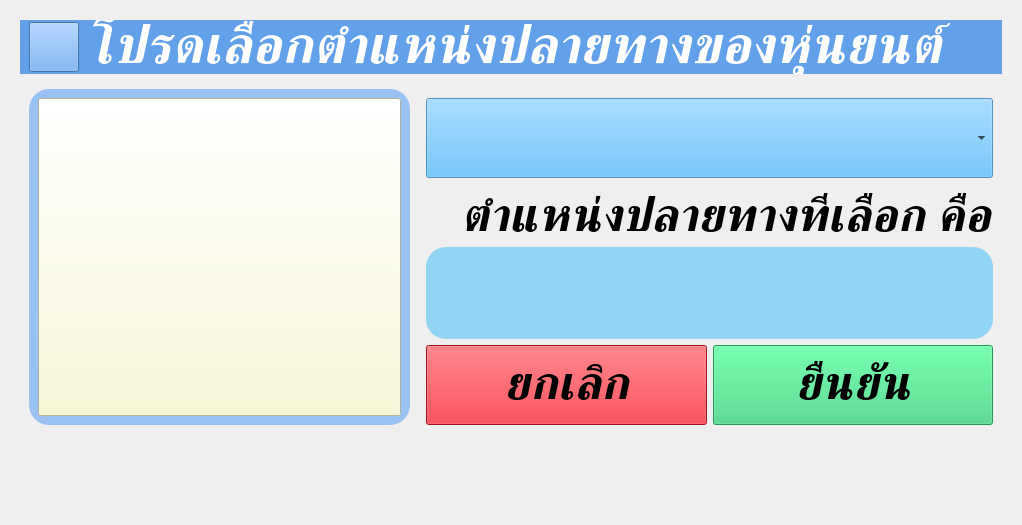
         <widget class="QWidget" name="location_page">
          <layout class="QGridLayout" name="gridLayout_4">
           <item row="0" column="0">
            <widget class="QFrame" name="frame_8">
             <layout class="QVBoxLayout" name="verticalLayout_2">
              <item>
               <widget class="QFrame" name="frame_10">
                <property name="styleSheet">
                 <string notr="true">color: rgb(255, 255, 255);
background-color: rgb(98, 160, 234);
</string>
                </property>
                <property name="frameShape">
                 <enum>QFrame::Shape::NoFrame</enum>
                </property>
                <layout class="QHBoxLayout" name="horizontalLayout_5">
                 <property name="topMargin">
                  <number>0</number>
                 </property>
                 <property name="bottomMargin">
                  <number>0</number>
                 </property>
                 <item>
                  <widget class="QPushButton" name="mpBacktoHomePageBtn">
                   <property name="minimumSize">
                    <size>
                     <width>50</width>
                     <height>50</height>
                    </size>
                   </property>
                   <property name="maximumSize">
                    <size>
                     <width>50</width>
                     <height>50</height>
                    </size>
                   </property>
                   <property name="text">
                    <string/>
                   </property>
                   <property name="icon">
                    <iconset resource="resources.qrc">
                     <normaloff>:/white/icons_white/font_awesome/solid/angle-left.png</normaloff>:/white/icons_white/font_awesome/solid/angle-left.png</iconset>
                   </property>
                   <property name="iconSize">
                    <size>
                     <width>40</width>
                     <height>40</height>
                    </size>
                   </property>
                  </widget>
                 </item>
                 <item>
                  <widget class="QLabel" name="label_2">
                   <property name="sizePolicy">
                    <sizepolicy hsizetype="Expanding" vsizetype="Preferred">
                     <horstretch>0</horstretch>
                     <verstretch>0</verstretch>
                    </sizepolicy>
                   </property>
                   <property name="font">
                    <font>
                     <family>Ubuntu Sans</family>
                     <pointsize>40</pointsize>
                     <italic>true</italic>
                     <bold>true</bold>
                    </font>
                   </property>
                   <property name="text">
                    <string>โปรดเลือกตำแหน่งปลายทางของหุ่นยนต์</string>
                   </property>
                  </widget>
                 </item>
                </layout>
               </widget>
              </item>
              <item>
               <widget class="QFrame" name="frame_11">
                <property name="sizePolicy">
                 <sizepolicy hsizetype="Preferred" vsizetype="Expanding">
                  <horstretch>0</horstretch>
                  <verstretch>0</verstretch>
                 </sizepolicy>
                </property>
                <layout class="QHBoxLayout" name="horizontalLayout_10">
                 <property name="spacing">
                  <number>6</number>
                 </property>
                 <property name="bottomMargin">
                  <number>80</number>
                 </property>
                 <item>
                  <widget class="QFrame" name="frame_12">
                   <property name="sizePolicy">
                    <sizepolicy hsizetype="Expanding" vsizetype="Preferred">
                     <horstretch>0</horstretch>
                     <verstretch>0</verstretch>
                    </sizepolicy>
                   </property>
                   <layout class="QGridLayout" name="gridLayout_2">
                    <property name="leftMargin">
                     <number>0</number>
                    </property>
                    <property name="topMargin">
                     <number>0</number>
                    </property>
                    <property name="rightMargin">
                     <number>0</number>
                    </property>
                    <property name="bottomMargin">
                     <number>0</number>
                    </property>
                    <item row="0" column="0">
                     <widget class="QGroupBox" name="groupBox">
                      <property name="styleSheet">
                       <string notr="true">QGroupBox{
	border-radius:20px;
	background-color: rgb(153, 193, 241);
}</string>
                      </property>
                      <property name="title">
                       <string/>
                      </property>
                      <layout class="QGridLayout" name="gridLayout_7">
                       <item row="0" column="0">
                        <widget class="QPushButton" name="pushButton_2">
                         <property name="sizePolicy">
                          <sizepolicy hsizetype="Expanding" vsizetype="Expanding">
                           <horstretch>0</horstretch>
                           <verstretch>0</verstretch>
                          </sizepolicy>
                         </property>
                         <property name="font">
                          <font>
                           <pointsize>100</pointsize>
                          </font>
                         </property>
                         <property name="styleSheet">
                          <string notr="true">background-color: rgb(249, 248, 207);</string>
                         </property>
                         <property name="text">
                          <string/>
                         </property>
                         <property name="icon">
                          <iconset resource="resources.qrc">
                           <normaloff>:/dock/Icons_dock/navigate1000_500.png</normaloff>:/dock/Icons_dock/navigate1000_500.png</iconset>
                         </property>
                         <property name="iconSize">
                          <size>
                           <width>1000</width>
                           <height>1000</height>
                          </size>
                         </property>
                        </widget>
                       </item>
                      </layout>
                     </widget>
                    </item>
                   </layout>
                  </widget>
                 </item>
                 <item>
                  <widget class="QFrame" name="frame_13">
                   <layout class="QVBoxLayout" name="verticalLayout_6">
                    <property name="leftMargin">
                     <number>10</number>
                    </property>
                    <property name="topMargin">
                     <number>0</number>
                    </property>
                    <property name="rightMargin">
                     <number>0</number>
                    </property>
                    <property name="bottomMargin">
                     <number>0</number>
                    </property>
                    <item>
                     <widget class="QFrame" name="frame_14">
                      <layout class="QHBoxLayout" name="horizontalLayout_11">
                       <property name="leftMargin">
                        <number>0</number>
                       </property>
                       <property name="rightMargin">
                        <number>0</number>
                       </property>
                       <item>
                        <widget class="QComboBox" name="mpTargetCmb">
                         <property name="sizePolicy">
                          <sizepolicy hsizetype="Preferred" vsizetype="Fixed">
                           <horstretch>0</horstretch>
                           <verstretch>0</verstretch>
                          </sizepolicy>
                         </property>
                         <property name="minimumSize">
                          <size>
                           <width>0</width>
                           <height>80</height>
                          </size>
                         </property>
                         <property name="font">
                          <font>
                           <pointsize>20</pointsize>
                          </font>
                         </property>
                         <property name="layoutDirection">
                          <enum>Qt::LayoutDirection::LeftToRight</enum>
                         </property>
                         <property name="styleSheet">
                          <string notr="true">background-color: rgba(73, 175, 245, 202);</string>
                         </property>
                         <property name="minimumContentsLength">
                          <number>0</number>
                         </property>
                         <property name="iconSize">
                          <size>
                           <width>40</width>
                           <height>40</height>
                          </size>
                         </property>
                         <property name="placeholderText">
                          <string notr="true"/>
                         </property>
                         <property name="frame">
                          <bool>true</bool>
                         </property>
                        </widget>
                       </item>
                      </layout>
                     </widget>
                    </item>
                    <item>
                     <widget class="QLabel" name="label_5">
                      <property name="minimumSize">
                       <size>
                        <width>400</width>
                        <height>0</height>
                       </size>
                      </property>
                      <property name="font">
                       <font>
                        <family>Ubuntu Sans</family>
                        <pointsize>35</pointsize>
                        <italic>true</italic>
                        <bold>true</bold>
                       </font>
                      </property>
                      <property name="text">
                       <string>   ตำแหน่งปลายทางที่เลือก คือ</string>
                      </property>
                     </widget>
                    </item>
                    <item>
                     <widget class="QLabel" name="mpTargetLb">
                      <property name="sizePolicy">
                       <sizepolicy hsizetype="Preferred" vsizetype="Expanding">
                        <horstretch>0</horstretch>
                        <verstretch>0</verstretch>
                       </sizepolicy>
                      </property>
                      <property name="font">
                       <font>
                        <pointsize>60</pointsize>
                       </font>
                      </property>
                      <property name="styleSheet">
                       <string notr="true">border-color: rgb(252, 250, 79);
color: rgb(99, 69, 44);
background-color: rgb(146, 212, 244);

border-radius:20px;</string>
                      </property>
                      <property name="frameShape">
                       <enum>QFrame::Shape::NoFrame</enum>
                      </property>
                      <property name="text">
                       <string/>
                      </property>
                      <property name="alignment">
                       <set>Qt::AlignmentFlag::AlignCenter</set>
                      </property>
                     </widget>
                    </item>
                    <item>
                     <widget class="QFrame" name="frame_15">
                      <property name="minimumSize">
                       <size>
                        <width>0</width>
                        <height>50</height>
                       </size>
                      </property>
                      <layout class="QHBoxLayout" name="horizontalLayout_12">
                       <property name="leftMargin">
                        <number>0</number>
                       </property>
                       <property name="topMargin">
                        <number>0</number>
                       </property>
                       <property name="rightMargin">
                        <number>0</number>
                       </property>
                       <property name="bottomMargin">
                        <number>0</number>
                       </property>
                       <item>
                        <widget class="QPushButton" name="mpCancelBtn">
                         <property name="sizePolicy">
                          <sizepolicy hsizetype="Minimum" vsizetype="Fixed">
                           <horstretch>0</horstretch>
                           <verstretch>0</verstretch>
                          </sizepolicy>
                         </property>
                         <property name="minimumSize">
                          <size>
                           <width>150</width>
                           <height>80</height>
                          </size>
                         </property>
                         <property name="font">
                          <font>
                           <family>Ubuntu Sans</family>
                           <pointsize>35</pointsize>
                           <italic>true</italic>
                           <bold>true</bold>
                          </font>
                         </property>
                         <property name="styleSheet">
                          <string notr="true">
background-color: rgb(224, 27, 36);</string>
                         </property>
                         <property name="text">
                          <string>ยกเลิก</string>
                         </property>
                        </widget>
                       </item>
                       <item>
                        <widget class="QPushButton" name="mpOkBtn">
                         <property name="minimumSize">
                          <size>
                           <width>150</width>
                           <height>80</height>
                          </size>
                         </property>
                         <property name="font">
                          <font>
                           <family>Ubuntu Sans</family>
                           <pointsize>35</pointsize>
                           <italic>true</italic>
                           <bold>true</bold>
                          </font>
                         </property>
                         <property name="styleSheet">
                          <string notr="true">
background-color: rgb(51, 209, 122);
</string>
                         </property>
                         <property name="text">
                          <string>ยืนยัน</string>
                         </property>
                        </widget>
                       </item>
                      </layout>
                     </widget>
                    </item>
                   </layout>
                  </widget>
                 </item>
                </layout>
               </widget>
              </item>
             </layout>
            </widget>
           </item>
          </layout>
         </widget>
